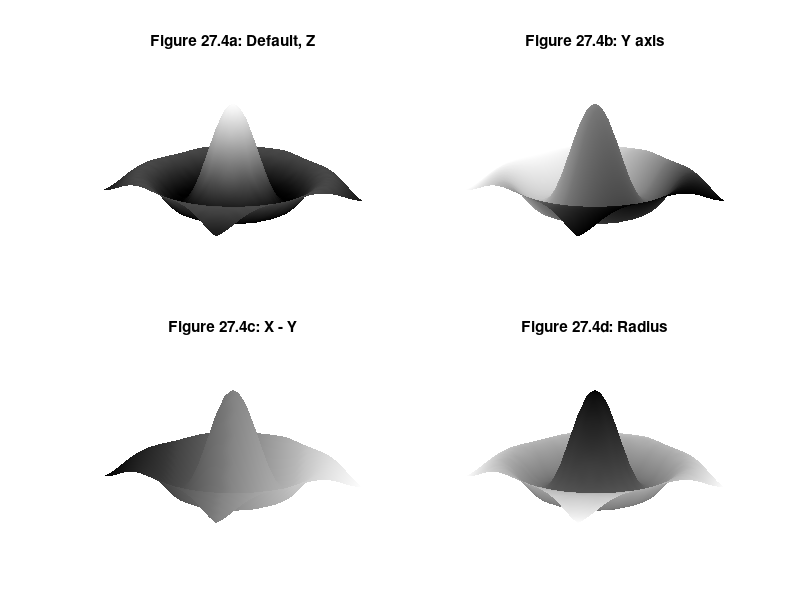

This chart was generated by the following MATLAB code:
x = -7.5:.5:7.5;           % data
[X Y] = meshgrid(x);       % create plaid data
R = sqrt(X.^2 + Y.^2)+eps; % create sombrero
Z = sin(R)./R;

subplot(2,2,1)
surf(X,Y,Z,Z)    % default color order
colormap(gray)
shading interp
axis tight off
title('Figure 27.4a: Default, Z')

subplot(2,2,2)
surf(X,Y,Z,Y)   % Y axis color order
shading interp
axis tight off
title('Figure 27.4b: Y axis')

subplot(2,2,3)
surf(X,Y,Z,X-Y) % diagonal color order
shading interp
axis tight off
title('Figure 27.4c: X - Y')

subplot(2,2,4)
surf(X,Y,Z,R)   % radius color order
shading interp
axis tight off
title('Figure 27.4d: Radius')
